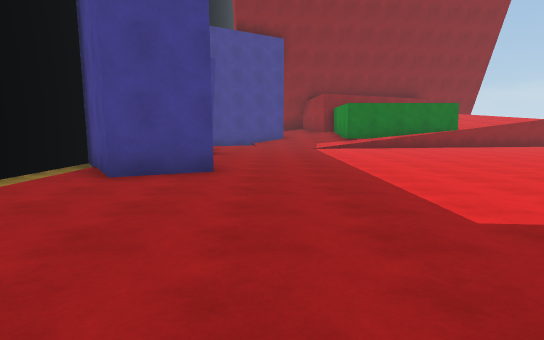
[1] (above)

24 first-person views from a walk through a scene from a Unity 3-D project. The camera is 1.4 m above the floor, tilts 6° down and sees 70° across. The floor is counted in squares, 2 m on a side. Each view is taken from the middle of a square. On the plan, view 1 faces up. The plan holds only what a view shows up to about 11 squares ahead; the rest is blank. The place goes on beyond the plan. Surface patterns are stand-ins for the level's own textures.

[2]
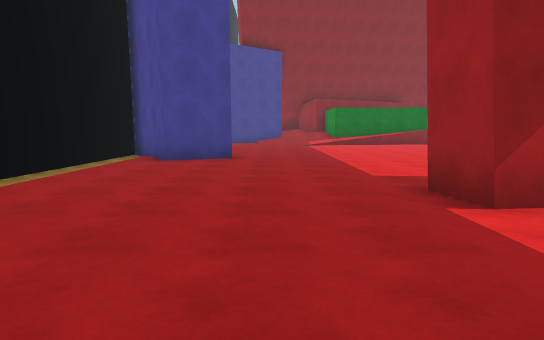

[3]
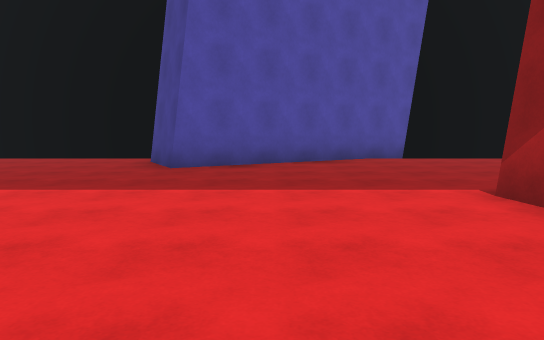

[4]
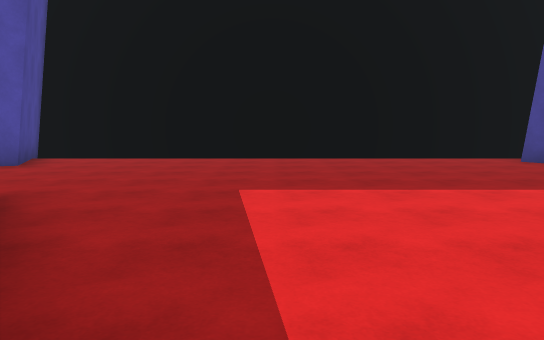

[5]
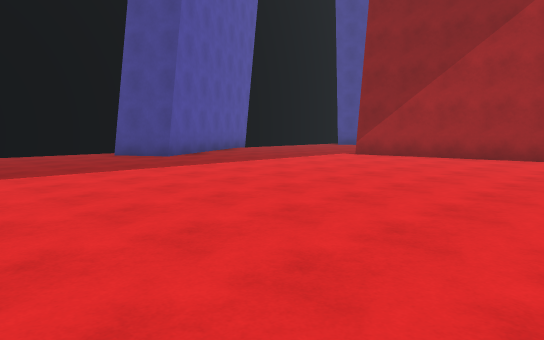

[6]
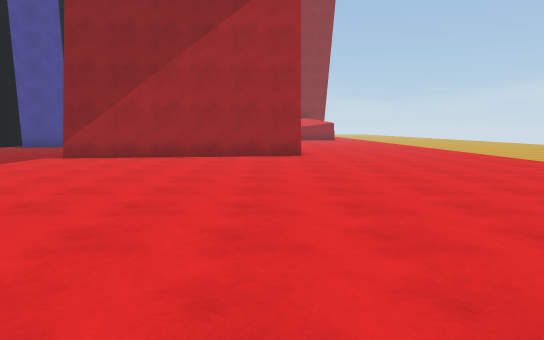

[7]
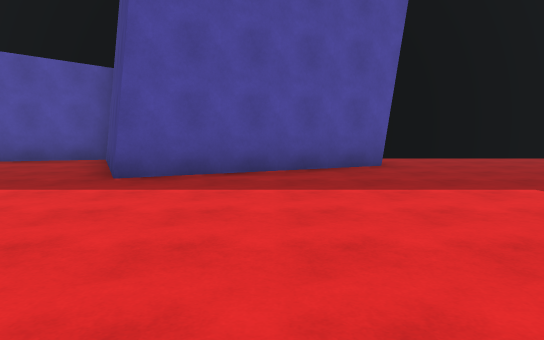

[8]
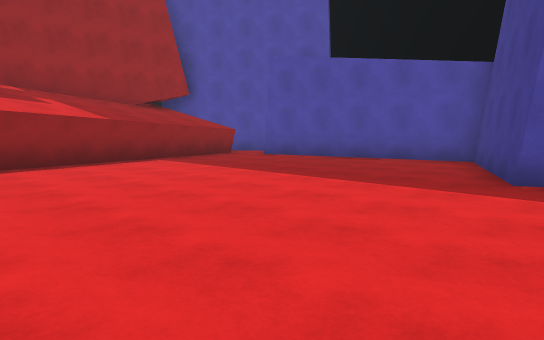

[9]
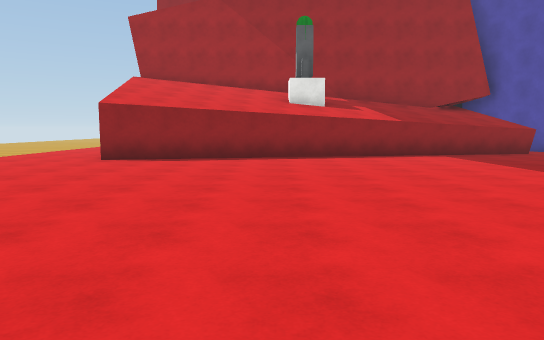

[10]
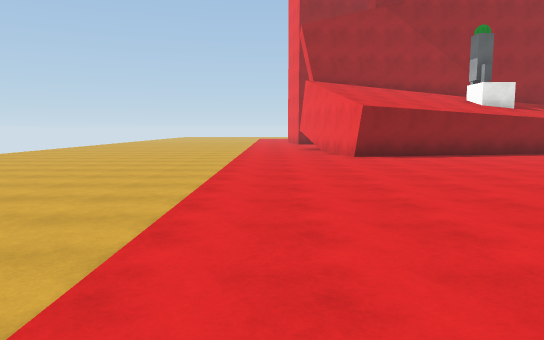

[11]
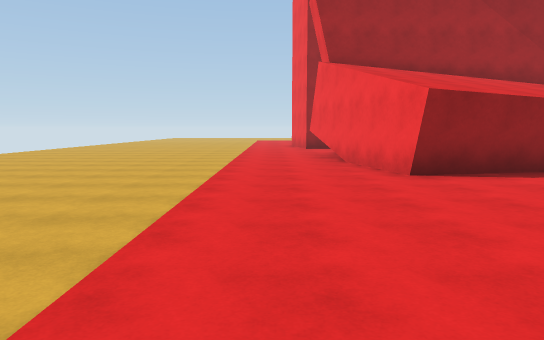

[12]
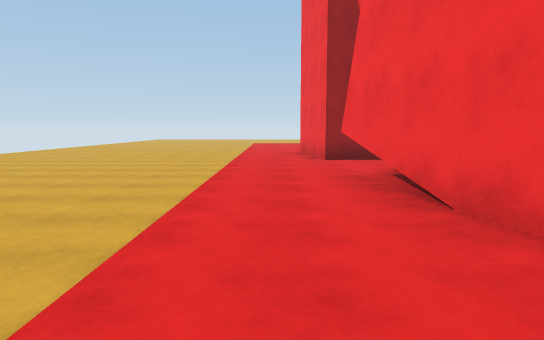

[13]
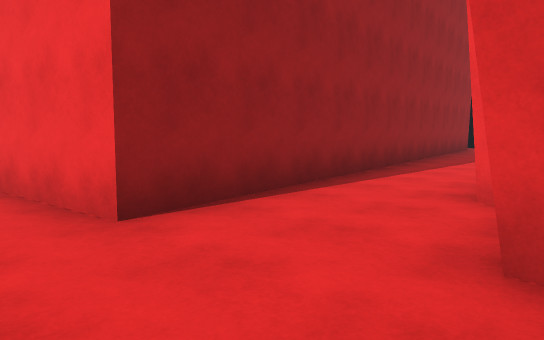

[14]
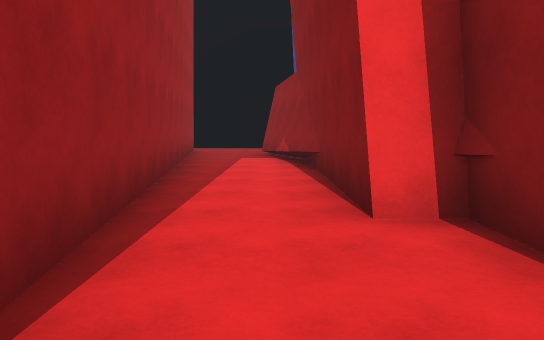

[15]
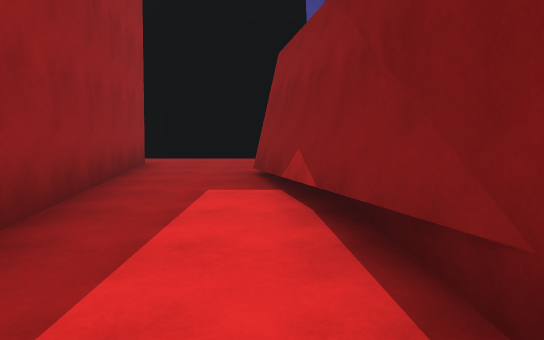

[16]
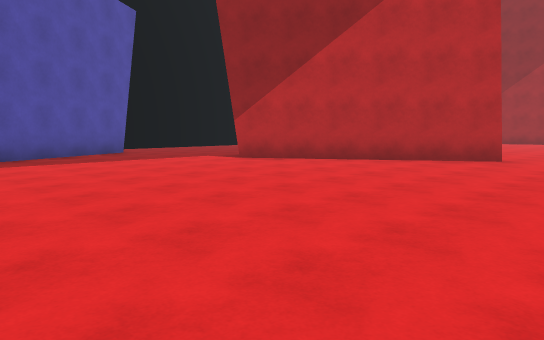

[17]
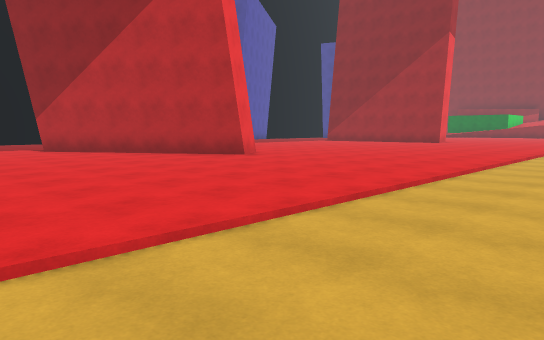

[18]
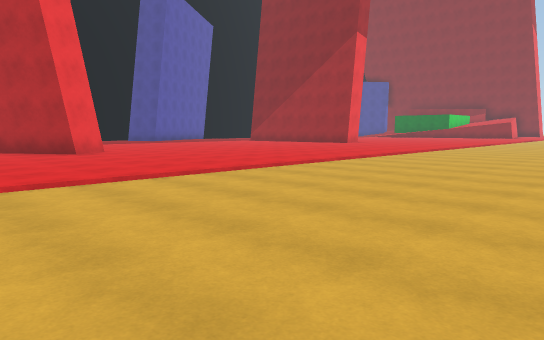

[19]
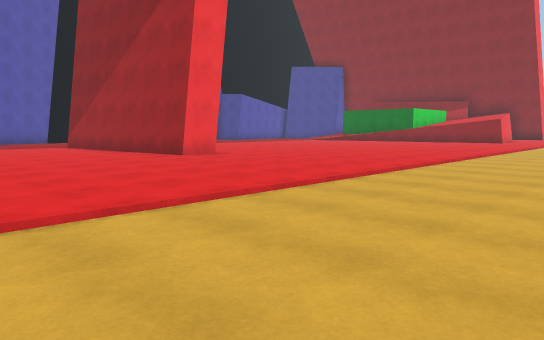

[20]
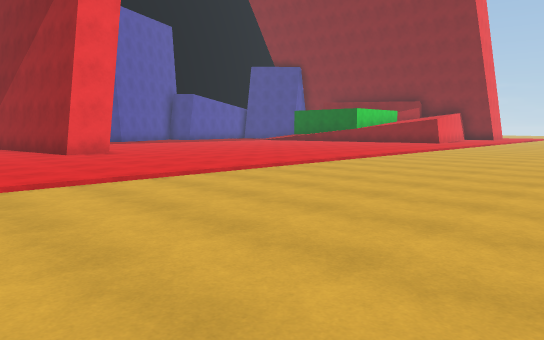

[21]
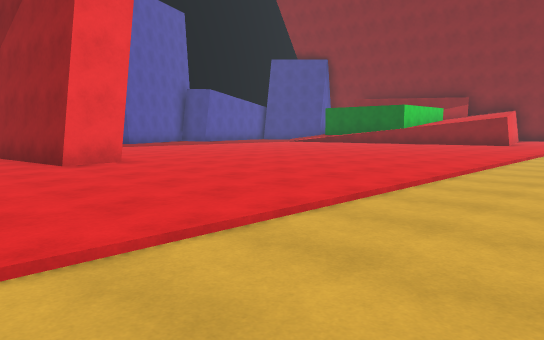

[22]
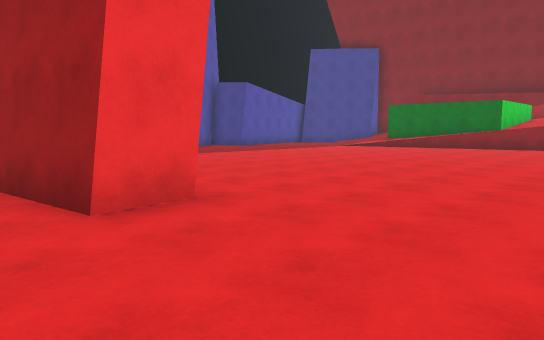

[23]
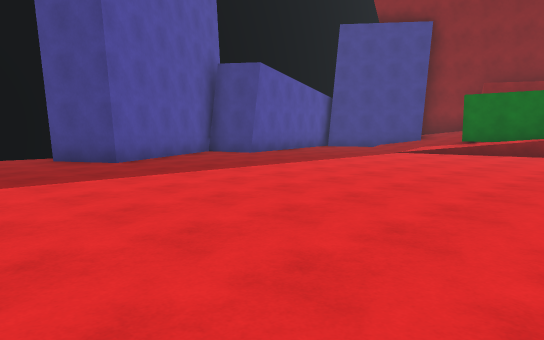

[24]
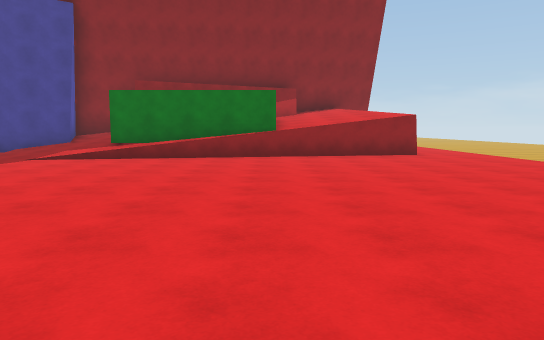

### Floor plan
Key: @ floor where view 1 was taken; # wall or solid block; . main floor; - floor 0.25 m lower than the main floor; / step, stairs or slope; ^ raised ledge.
Columns run from 5 left of view 1 to 19 right of it. Each row starts with its distance up from view 1.
 16      ///    ^^^##./-
 15      .//#####^..../-
 14       .//........./
 13       ............/
 12      .............
 11     ............../ --
 10    .............../---
  9 ###.............../---
  8 #-##............../---
  7 #-##............../---
  6 #-.##............./----
  5 #-................/----
  4 #-................/----
  3 #-...... ........./----
  2 #-......    #...../----
  1 ##.....######...../-----
  0  ##..@............/-----
 -1   #.............../-----
 -2   ##............../-----
 -3 #  #............../---
 -4 # .##............./---
 -5 # ................/---
 -6 # ................/----
 -7 # ................/----
 -8 # ................/----
 -9 # ................/----
-10 # ..........#...../----
-11 # ........###...../-----
-12 # .......##......./-----
-13 # ......##......../-----
-14 # ................/-----
-15 # .#............../--
-16  ####............./--
-17     #............./--
-18     ##............/-
-19     ##............/--
-20   ###............./---
-21   #.............../---
-22   #.............../----
-23   #.............../-----
-24   ##............../-----
-25    #.........###../------
-26    #....###### #../------
-27     #####      #../-----
-28                #../-----
-29                #../------
-30              ###../------
-31       ########..../----
-32 #  ..##.........../-----
-33 # ............##../-----
-34 # .....##########./------
-35 # .#####        #./------

Where each view was taken, in squares from view 1:
view 1: 0 up, 0 right, facing up
view 2: 3 down, 0 right, facing up
view 3: 2 down, 6 right, facing left
view 4: 10 down, 6 right, facing left
view 5: 9 down, 8 right, facing up-left
view 6: 9 down, 7 right, facing up
view 7: 17 down, 6 right, facing left
view 8: 18 down, 6 right, facing down-left
view 9: 16 down, 6 right, facing down
view 10: 15 down, 12 right, facing down
view 11: 19 down, 12 right, facing down
view 12: 24 down, 12 right, facing down
view 13: 30 down, 12 right, facing down-left
view 14: 32 down, 11 right, facing left
view 15: 32 down, 6 right, facing left
view 16: 20 down, 10 right, facing up-left
view 17: 17 down, 15 right, facing up-left
view 18: 14 down, 18 right, facing up-left
view 19: 4 down, 16 right, facing up-left
view 20: 2 down, 18 right, facing up-left
view 21: 1 down, 15 right, facing up-left
view 22: 0 up, 11 right, facing up-left
view 23: 3 up, 7 right, facing up-left
view 24: 5 up, 7 right, facing up
